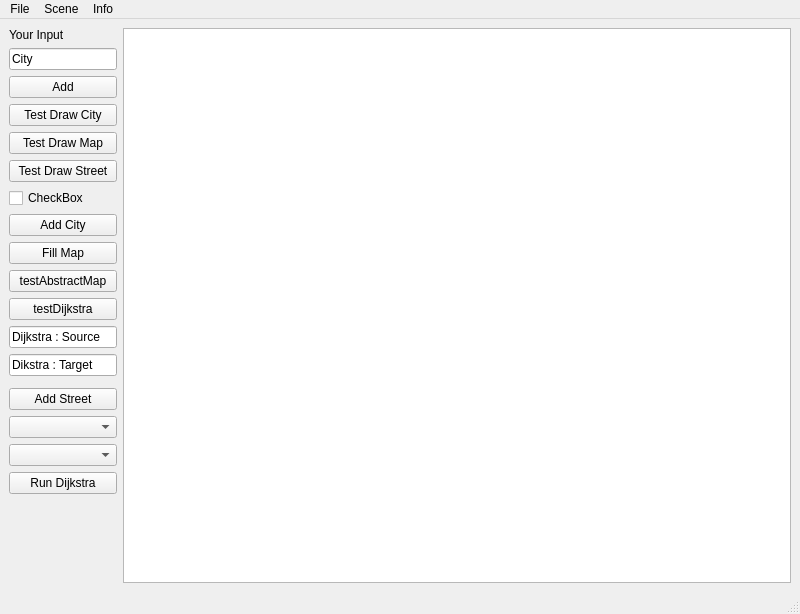
<?xml version="1.0" encoding="UTF-8"?>
<ui version="4.0">
 <class>MainWindow</class>
 <widget class="QMainWindow" name="MainWindow">
  <property name="geometry">
   <rect>
    <x>0</x>
    <y>0</y>
    <width>800</width>
    <height>614</height>
   </rect>
  </property>
  <property name="windowTitle">
   <string>MainWindow</string>
  </property>
  <widget class="QWidget" name="centralwidget">
   <layout class="QGridLayout" name="gridLayout" columnstretch="0,1">
    <item row="16" column="0">
     <widget class="QComboBox" name="comboBox_2"/>
    </item>
    <item row="8" column="0">
     <widget class="QPushButton" name="fillMap">
      <property name="text">
       <string>Fill Map</string>
      </property>
     </widget>
    </item>
    <item row="7" column="0">
     <widget class="QPushButton" name="pushButton_3">
      <property name="text">
       <string>Add City</string>
      </property>
     </widget>
    </item>
    <item row="4" column="0">
     <widget class="QPushButton" name="mapDrawTest">
      <property name="text">
       <string>Test Draw Map</string>
      </property>
     </widget>
    </item>
    <item row="0" column="1" rowspan="19">
     <widget class="QGraphicsView" name="graphicsView"/>
    </item>
    <item row="9" column="0">
     <widget class="QPushButton" name="testAbstractMap">
      <property name="text">
       <string>testAbstractMap</string>
      </property>
     </widget>
    </item>
    <item row="12" column="0">
     <widget class="QLineEdit" name="dijkstraTarget">
      <property name="text">
       <string>Dikstra : Target</string>
      </property>
     </widget>
    </item>
    <item row="0" column="0">
     <widget class="QLabel" name="label">
      <property name="text">
       <string>Your Input</string>
      </property>
     </widget>
    </item>
    <item row="1" column="0">
     <widget class="QLineEdit" name="lineEdit">
      <property name="text">
       <string>City</string>
      </property>
     </widget>
    </item>
    <item row="11" column="0">
     <widget class="QLineEdit" name="dijkstraSource">
      <property name="text">
       <string>Dijkstra : Source</string>
      </property>
     </widget>
    </item>
    <item row="5" column="0">
     <widget class="QPushButton" name="streetDrawTest">
      <property name="text">
       <string>Test Draw Street</string>
      </property>
     </widget>
    </item>
    <item row="18" column="0">
     <spacer name="verticalSpacer">
      <property name="orientation">
       <enum>Qt::Vertical</enum>
      </property>
      <property name="sizeHint" stdset="0">
       <size>
        <width>20</width>
        <height>40</height>
       </size>
      </property>
     </spacer>
    </item>
    <item row="17" column="0">
     <widget class="QPushButton" name="runDijkstra">
      <property name="text">
       <string>Run Dijkstra</string>
      </property>
     </widget>
    </item>
    <item row="6" column="0">
     <widget class="QCheckBox" name="checkBox">
      <property name="text">
       <string>CheckBox</string>
      </property>
     </widget>
    </item>
    <item row="15" column="0">
     <widget class="QComboBox" name="comboBox"/>
    </item>
    <item row="3" column="0">
     <widget class="QPushButton" name="pushButton_2">
      <property name="text">
       <string>Test Draw City</string>
      </property>
     </widget>
    </item>
    <item row="2" column="0">
     <widget class="QPushButton" name="pushButton">
      <property name="text">
       <string>Add</string>
      </property>
     </widget>
    </item>
    <item row="10" column="0">
     <widget class="QPushButton" name="testDijkstra">
      <property name="text">
       <string>testDijkstra</string>
      </property>
     </widget>
    </item>
    <item row="14" column="0">
     <widget class="QPushButton" name="addStreet">
      <property name="text">
       <string>Add Street</string>
      </property>
     </widget>
    </item>
   </layout>
  </widget>
  <widget class="QMenuBar" name="menubar">
   <property name="geometry">
    <rect>
     <x>0</x>
     <y>0</y>
     <width>800</width>
     <height>26</height>
    </rect>
   </property>
   <widget class="QMenu" name="menuFile">
    <property name="title">
     <string>File</string>
    </property>
    <addaction name="actionOpen"/>
    <addaction name="actionSave"/>
    <addaction name="actionTrenner_hinzufuegen"/>
    <addaction name="actionExit"/>
   </widget>
   <widget class="QMenu" name="menuScene">
    <property name="title">
     <string>Scene</string>
    </property>
    <addaction name="actionClear_Scene"/>
   </widget>
   <widget class="QMenu" name="menuInfo">
    <property name="title">
     <string>Info</string>
    </property>
    <addaction name="actionAbout"/>
   </widget>
   <addaction name="menuFile"/>
   <addaction name="menuScene"/>
   <addaction name="menuInfo"/>
  </widget>
  <widget class="QStatusBar" name="statusbar"/>
  <action name="actionOpen">
   <property name="enabled">
    <bool>false</bool>
   </property>
   <property name="text">
    <string>Open</string>
   </property>
  </action>
  <action name="actionSave">
   <property name="enabled">
    <bool>false</bool>
   </property>
   <property name="text">
    <string>Save</string>
   </property>
  </action>
  <action name="actionTrenner_hinzufuegen">
   <property name="text">
    <string>Trenner hinzufuegen</string>
   </property>
  </action>
  <action name="actionExit">
   <property name="text">
    <string>Exit</string>
   </property>
   <property name="shortcut">
    <string>Alt+E</string>
   </property>
  </action>
  <action name="actionClear_Scene">
   <property name="text">
    <string>Clear Scene</string>
   </property>
   <property name="shortcut">
    <string>Alt+S</string>
   </property>
  </action>
  <action name="actionAbout">
   <property name="text">
    <string>About</string>
   </property>
  </action>
 </widget>
 <resources/>
 <connections/>
</ui>
